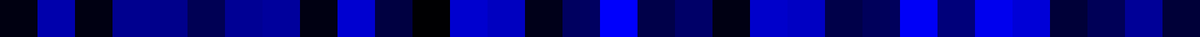
Frame 1 (no input)
Frame 60 (the mouse pressed at the canvas centre just before this capture): identical to frame 1, image omitted
Frame 120 (the mouse held since frame 60 and released just before this capture): identical to frame 1, image omitted

The Processing sketch that drew this single still picture (run headless with seeded random() and noise(); from frame 60 on, the mouse is pressed at the canvas centre):

// Processing sketch: populateParameters
// ── populateParameters.pde
String hash = "0x11ac128f8b54949c12d04102cfc01960fc496813cbc3495bf77aeed738579738";
int parameters[] = new int[32];

void setup() {
  size(1600, 50);
  populateParameters();
  noStroke();
}

void draw() {
  background(0);
  for (int i = 0; i < 32; i++) {
    fill(0, 0, parameters[i]);
    rect(i * 50, 0, 50, 50);
  }
}

void populateParameters() {
  hash = hash.substring(2);
  for (int i= 0; i < 32; i++) {
    parameters[i] = unhex(hash.substring(i*2, i*2+2));
    println(i + " - " + parameters[i]);
  }
}
